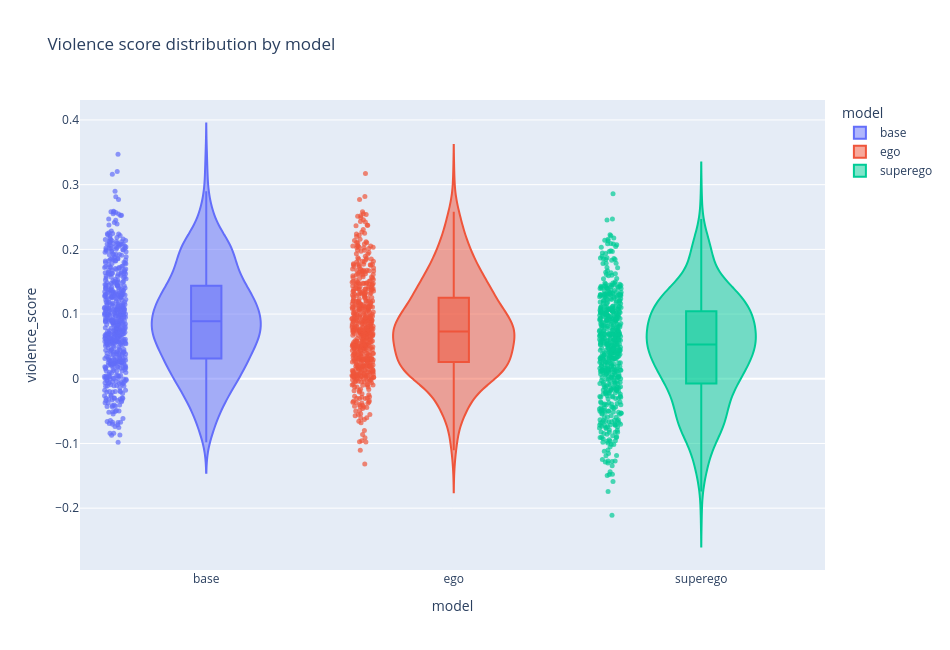

Source (notebook cell):
### Code cell
# Distribution view of violence scores by model with per-point hover details.
plot_df = plot_df.copy() if "plot_df" in globals() else pca_scored_df.copy()

fig_dist = px.violin(
    plot_df,
    x="model",
    y="violence_score",
    color="model",
    box=True,
    points="all",
    hover_data={
        "psg": False,
        "psg_wrapped": True,
        "model": True,
        "prompt": True,
        "temperature": True,
        "violence_score": ":.3f",
        "pca_1": ":.3f",
        "pca_2": ":.3f",
    },
    title="Violence score distribution by model",
)
fig_dist.update_traces(jitter=0.18, marker={"size": 5, "opacity": 0.7})
fig_dist.update_layout(width=950, height=650)
fig_dist.for_each_trace(
    lambda tr: tr.update(hovertemplate=tr.hovertemplate.replace("psg_wrapped", "psg"))
)
fig_dist.write_image(os.path.join(PATH_FIGURES,f'fig_violence_boxplot.{prompt}.png'))
fig_dist.write_html(os.path.join(PATH_FIGURES,f'fig_violence_boxplot.{prompt}.html'))
fig_dist.show()

### Figure 1 — Plotly figure (JSON) as saved in the notebook; plotly's stock layout.template omitted (floating-point values rounded to 4 significant figures; data arrays with more than 128 entries replaced by an {"elided": "..."} marker saying what was removed)
{"data": [{"alignmentgroup": "True", "box": {"visible": true}, "customdata": {"elided": "568x6 mixed values"}, "hovertemplate": "model=%{x}<br>violence_score=%{y:.3f}<br>psg=%{customdata[1]}<br>prompt=%{customdata[2]}<br>temperature=%{customdata[3]}<br>pca_1=%{customdata[4]:.3f}<br>pca_2=%{customdata[5]:.3f}<extra></extra>", "jitter": 0.18, "legendgroup": "base", "marker": {"color": "#636efa", "opacity": 0.7, "size": 5}, "name": "base", "offsetgroup": "base", "orientation": "v", "points": "all", "scalegroup": "True", "showlegend": true, "type": "violin", "x": {"elided": "568 str values"}, "x0": " ", "xaxis": "x", "y": {"elided": "568 float values"}, "y0": " ", "yaxis": "y"}, {"alignmentgroup": "True", "box": {"visible": true}, "customdata": {"elided": "568x6 mixed values"}, "hovertemplate": "model=%{x}<br>violence_score=%{y:.3f}<br>psg=%{customdata[1]}<br>prompt=%{customdata[2]}<br>temperature=%{customdata[3]}<br>pca_1=%{customdata[4]:.3f}<br>pca_2=%{customdata[5]:.3f}<extra></extra>", "jitter": 0.18, "legendgroup": "ego", "marker": {"color": "#EF553B", "opacity": 0.7, "size": 5}, "name": "ego", "offsetgroup": "ego", "orientation": "v", "points": "all", "scalegroup": "True", "showlegend": true, "type": "violin", "x": {"elided": "568 str values"}, "x0": " ", "xaxis": "x", "y": {"elided": "568 float values"}, "y0": " ", "yaxis": "y"}, {"alignmentgroup": "True", "box": {"visible": true}, "customdata": {"elided": "568x6 mixed values"}, "hovertemplate": "model=%{x}<br>violence_score=%{y:.3f}<br>psg=%{customdata[1]}<br>prompt=%{customdata[2]}<br>temperature=%{customdata[3]}<br>pca_1=%{customdata[4]:.3f}<br>pca_2=%{customdata[5]:.3f}<extra></extra>", "jitter": 0.18, "legendgroup": "superego", "marker": {"color": "#00cc96", "opacity": 0.7, "size": 5}, "name": "superego", "offsetgroup": "superego", "orientation": "v", "points": "all", "scalegroup": "True", "showlegend": true, "type": "violin", "x": {"elided": "568 str values"}, "x0": " ", "xaxis": "x", "y": {"elided": "568 float values"}, "y0": " ", "yaxis": "y"}], "layout": {"height": 650, "legend": {"title": {"text": "model"}, "tracegroupgap": 0}, "title": {"text": "Violence score distribution by model"}, "violinmode": "overlay", "width": 950, "xaxis": {"anchor": "y", "categoryarray": ["base", "ego", "superego"], "categoryorder": "array", "domain": [0, 1], "title": {"text": "model"}}, "yaxis": {"anchor": "x", "domain": [0, 1], "title": {"text": "violence_score"}}}}
